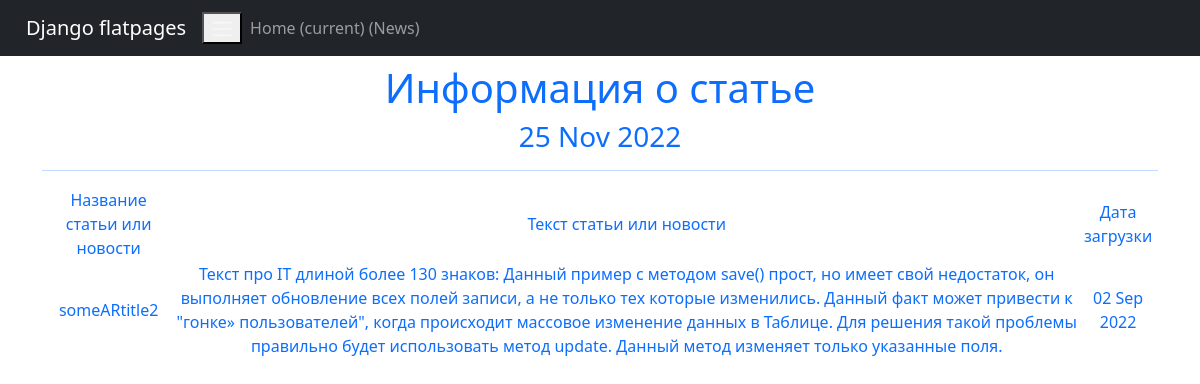
Page /news/2 on the earlier database version.
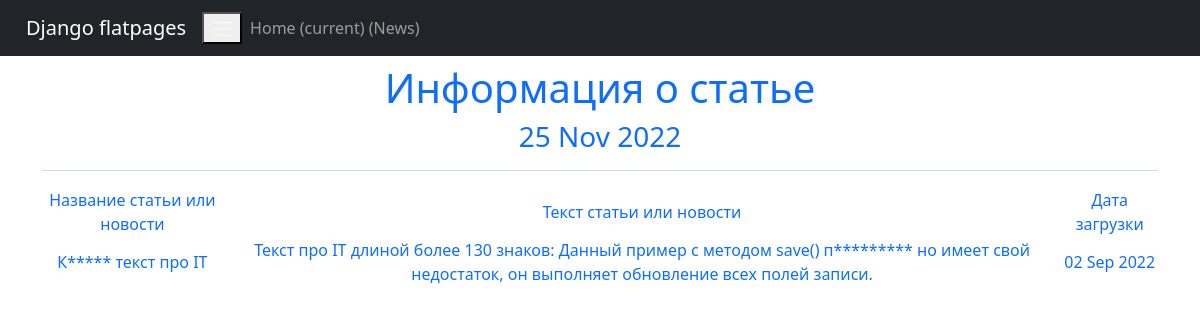
Same page on the later database version.
### news/models.py (models this page shows, shortened)
class Post(models.Model):
    author = models.ForeignKey(Author, on_delete=models.CASCADE)
    NEWS = 'NW'
    ARTICLE = 'AR'
    CATEGORY_CHOICES = (
        (NEWS, 'НОВОСТЬ'),
        (ARTICLE, 'СТАТЬЯ')
    )
    categoryType = models.CharField(max_length=2, choices=CATEGORY_CHOICES, default=ARTICLE)
    dateCreation = models.DateTimeField(auto_now_add=True)
    postCategory = models.ManyToManyField(Category, through='PostCategory')
    title = models.CharField(max_length=128)
    text = models.TextField()
    rating = models.SmallIntegerField(default=0)

### news/views.py (the view)
# urls.py: path('<int:pk>', PostDetail.as_view()),
class PostDetail(DetailView):
    model = Post
    template_name = 'post_1.html'
    context_object_name = 'post'
    def get_context_data(self, **kwargs):
        context = super().get_context_data(**kwargs)
        context['time_now'] = datetime.utcnow()
        return context

### news/templatetags/custom_filters.py (called while the page is built)
@register.filter()
def censor(value):
    bad_words = ['прикольный', 'клевый', 'крутой']
    if not isinstance(value, str):
        raise TypeError(f"unresolved type '{type(value)}' expected  type 'str'")
    for word in value.split():
        if word.lower() in bad_words:
            value = value.replace(word, f"{word[0]}{'*' * (len(word) - 1)}")
    return value

### templates/post_1.html (shortened to what this page needs)
{% extends 'flatpages/default.html' %}
{% load custom_filters %}
{% block content %}
  <h1>Информация о статье</h1>
   <h3>{{ time_now|date:'d M Y' }}</h3>
<hr>
       <table>
           <tr>
               <td>Название статьи или новости</td>
               <td>Текст статьи или новости</td>
               <td>Дата загрузки</td>
           <tr>
               <td>{{ post.title|censor }}</td>
               <td>{{ post.text |censor }}</td>
               <td>{{ post.dateCreation|date:'d M Y ' }}</td>
       </table>
{% endblock content %}

Differences in the rows shown:
changed Post: title|censor "someARtitle2" → "К***** текст про IT"; text|censor "…пример с методом save() прост, но имеет свой недостаток, он выполняет обновление всех полей записи, а не только тех которые изменились. Данный факт может привести к \"гонке» пользователей\", когда происходит массовое изменение данных в Таблице. Для решения такой проблемы правильно будет использовать метод update. Данный метод изменяет только указанные поля." → "Текст про IT длиной более 130 знаков: Данный пример с методом save() п********* но имеет свой недостаток, он выполняет обновление всех полей записи."
